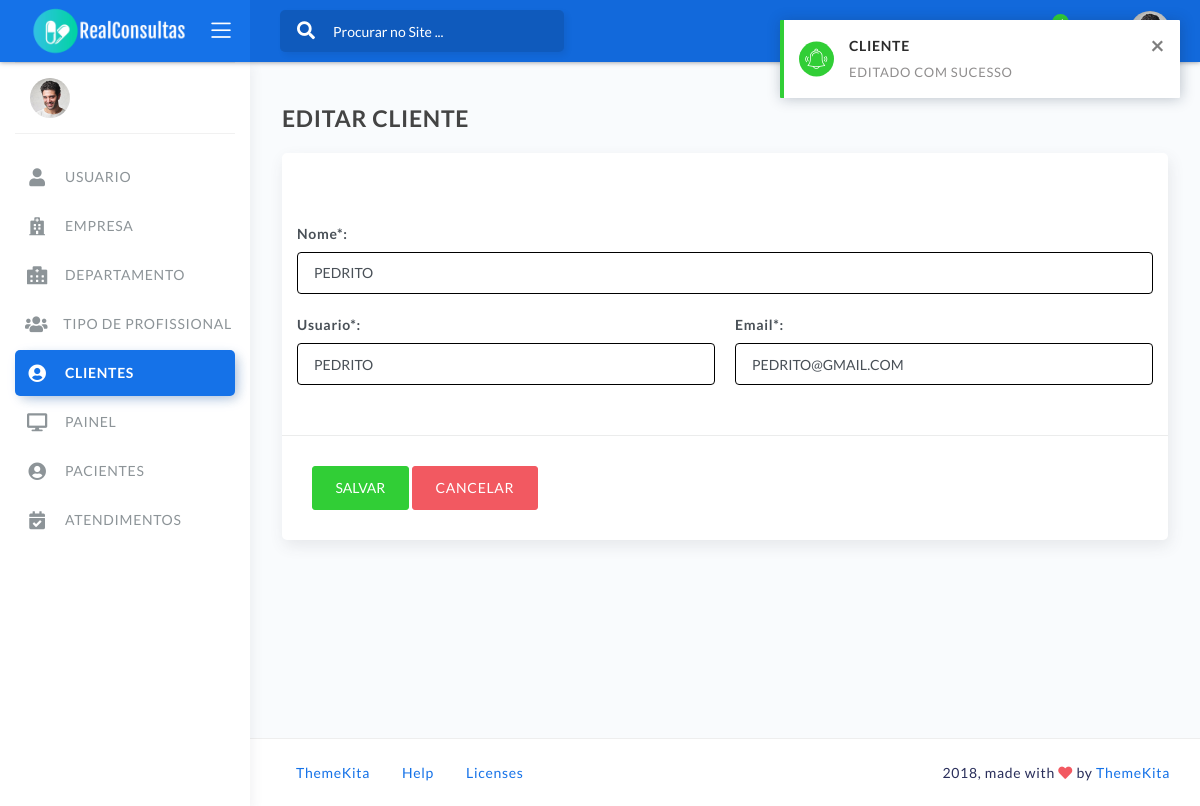
/core/cliente/update/5 (signed in), run on the app's committed database.
### core/modulos/cliente/cliente.py (models this page shows, shortened)
class Cliente(Timestampable):
    class Meta:
        verbose_name = 'CLIENTE'
        verbose_name_plural = 'CLIENTES'
    user = models.OneToOneField(User, on_delete=models.PROTECT, related_name='userCliente')
    nome = UpperCaseCharField('Nome', max_length=255)
    usuario = UpperCaseCharField('Usuario', max_length=255, unique=True)
    email = models.EmailField('Email', max_length=255, unique=True)
    senha = UpperCaseCharField('Senha', max_length=255)
    perfil = models.ForeignKey(Group, on_delete=models.PROTECT, verbose_name='Perfil', related_name='clientes')
    ativo = models.BooleanField(default=True)
    cliente_app = models.CharField('Cliente App', max_length=255, default='', blank=True)

### core/modulos/cliente/views_cliente.py (the view, shortened to what this page needs)
class ClienteUpdateView(MyUpdateViewCliente):
    template_name = 'cliente/templates/create_view_cliente.html'

### core/modulos/cliente/form_cliente.py (shortened to what this page needs)
class ClienteForm(forms.ModelForm):
    class Meta:
        model = Cliente
        fields = '__all__'
        exclude = ('senha', 'user')
    def __init__(self, *args, **kwargs):
        super(ClienteForm, self).__init__(*args, **kwargs)
        self.fields['perfil'].initial = 4 # Cliente id 4
        adiciona_form_control(self)

### core/util/util_manager.py (called while the page is built)
    def get_context_data(self, **kwargs):
        context = super().get_context_data(**kwargs)
        context['labels'] = LabesProperty
        context['NAME_MODEL'] = self.NAME_MODEL
        context['NAME_MODEL_PLURAL'] = self.NAME_MODEL_PLURAL
        context['PAGE_CREATE_VIEW'] = self.PAGE_CREATE_VIEW
        context['PAGE_UPDATE_VIEW'] = self.PAGE_UPDATE_VIEW
        context['SAVE_MODEL'] = None
        save_model = self.request.session.pop('save_model', None)
        if save_model:
            context['SAVE_MODEL'] = True
        edit_model = self.request.session.pop('update_model', None)
        if edit_model:
            context['SAVE_MODEL'] = False
        return context

### core/modulos/cliente/templates/create_view_cliente.html (shortened to what this page needs)
{% extends 'core/base/create_update_view_base.html' %}
{% load static %}
{% block corpo_formulario %}
    <div class="row">
        <div class="col-md-12 form-group">
        </div>
    </div>
    <div class="row">
        <div class="col-md-12 form-group">
        </div>
    </div>
    <div class="row">
        <div class="col-md-12 form-group">
            {{ form.nome.label_tag }}
            {{ form.nome }}
        </div>
    </div>
    <div class="row">
        <div class="col-md-6 form-group">
            {{ form.usuario.label_tag }}
            {{ form.usuario }}
        </div>
        <div class="col-md-6 form-group">
            {{ form.email.label_tag }}
            {{ form.email }}
        </div>
    </div>
    <div class="row">
        <div class="col-md-12 form-group">
        </div>
    </div>
{% endblock %}
{% block botoes %}
    <a class="btn btn-danger" href="{% url 'core:modulo:cliente:list_view' %}">{{ labels.CANCELAR }}</a>
{% endblock %}

### core/static/core/commum/novo_estilo.css (style rules this page uses)
:root { --primary-color: #1572E8; --primary2-color: #1269DB; --primary2-color-sombra: #1a5abc; --border_color: #000000; }
.form-control { border-color: var(--border_color) }

### data on the page
Cliente: nome "PEDRITO", usuario "PEDRITO", email "pedrito@gmail.com"

### other printed values
{{ labels.USUARIO }} "USUARIO"
{{ labels.EMPRESA }} "EMPRESA"
{{ labels.DEPARTAMENTO }} "DEPARTAMENTO"
{{ labels.TIPO_PROFISSIONAL }} "TIPO DE PROFISSIONAL"
{{ labels.CLIENTES }} "CLIENTES"
{{ labels.PAINEL }} "PAINEL"
{{ labels.PACIENTES }} "PACIENTES"
{{ labels.ATENDIMENTOS }} "ATENDIMENTOS"
{{ labels.EDITAR }} "EDITAR"
{{ NAME_MODEL }} "CLIENTE"
{{ labels.SALVAR }} "SALVAR"
{{ labels.CANCELAR }} "CANCELAR"
